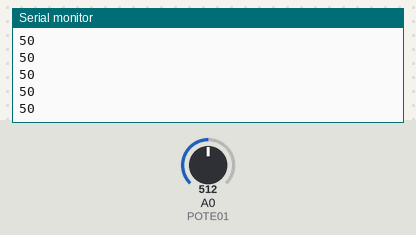
The sketch below on a simulated Arduino Uno, built with avr-gcc and run on an emulated ATmega328P. On the bench: the last lines printed to the serial monitor. Inputs (shaded band) come from the test bench; at power-on: A0 (POTE01) = 512.

Above: at 1.2 s.
1.3 s: A0 (POTE01) set to 716
At 1.9 s:
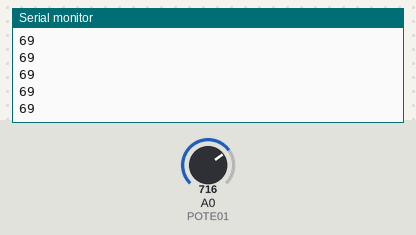
2.8 s: A0 (POTE01) set to 900
At 3.9 s:
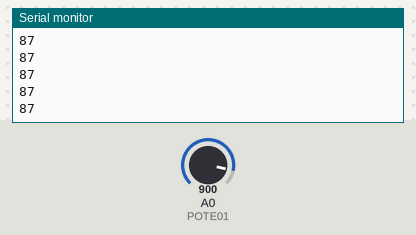
Timing chart, 0 to 5.8 s (numbered marks = the images above; inputs shaded):
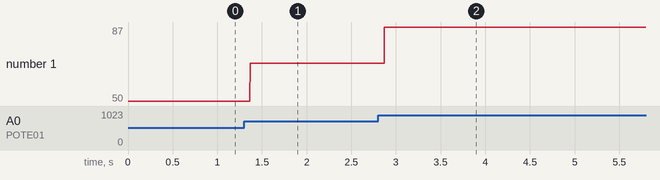

The sketch:

sketch_dec03a.ino
```cpp
#define POTE01 A0

void setup() {
  Serial.begin(9600);
}

void loop() {
  readPote();
}

void readPote() {
  int x = map(analogRead(POTE01), 0, 1023, 0, 100);
  Serial.println(String(x));
}
```

Measured:
- after the input at 1.3 s, the serial monitor: prints a new line after 0.07 s (image 1)
- after the input at 2.8 s, the serial monitor: prints a new line after 0.07 s (image 2)
- plotted number 1: 50 → 69 after the input at 1.3 s, 69 → 87 after the input at 2.8 s
